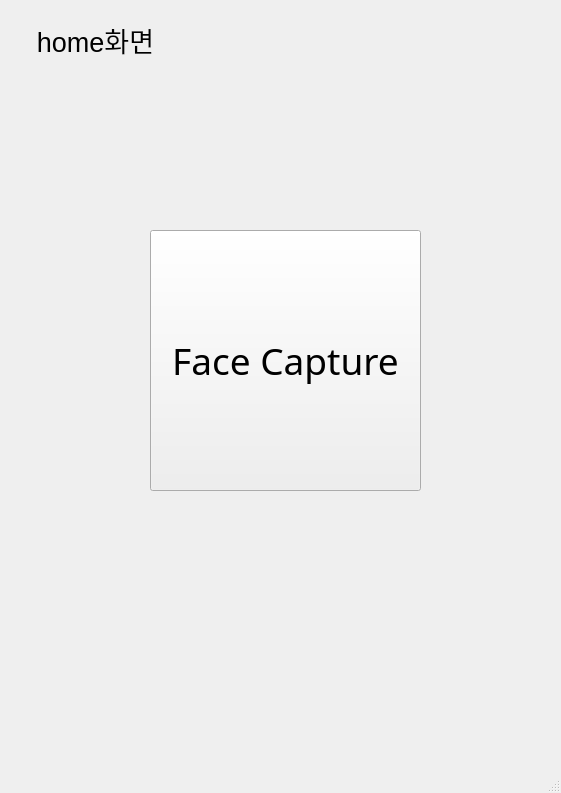
<?xml version="1.0" encoding="UTF-8"?>
<ui version="4.0">
 <class>MainWindow</class>
 <widget class="QMainWindow" name="MainWindow">
  <property name="geometry">
   <rect>
    <x>0</x>
    <y>0</y>
    <width>561</width>
    <height>793</height>
   </rect>
  </property>
  <property name="windowTitle">
   <string>MainWindow</string>
  </property>
  <widget class="QWidget" name="centralwidget">
   <widget class="QPushButton" name="pushButton">
    <property name="geometry">
     <rect>
      <x>150</x>
      <y>230</y>
      <width>271</width>
      <height>261</height>
     </rect>
    </property>
    <property name="font">
     <font>
      <family>AlternateGothic2 BT</family>
      <pointsize>28</pointsize>
     </font>
    </property>
    <property name="text">
     <string>Face Capture</string>
    </property>
   </widget>
   <widget class="QLabel" name="label">
    <property name="geometry">
     <rect>
      <x>10</x>
      <y>10</y>
      <width>171</width>
      <height>61</height>
     </rect>
    </property>
    <property name="text">
     <string>&lt;html&gt;&lt;head/&gt;&lt;body&gt;&lt;p align=&quot;center&quot;&gt;&lt;span style=&quot; font-size:20pt;&quot;&gt;home화면&lt;/span&gt;&lt;/p&gt;&lt;/body&gt;&lt;/html&gt;</string>
    </property>
   </widget>
  </widget>
  <widget class="QMenuBar" name="menubar">
   <property name="geometry">
    <rect>
     <x>0</x>
     <y>0</y>
     <width>561</width>
     <height>26</height>
    </rect>
   </property>
  </widget>
  <widget class="QStatusBar" name="statusbar"/>
 </widget>
 <resources/>
 <connections/>
</ui>
